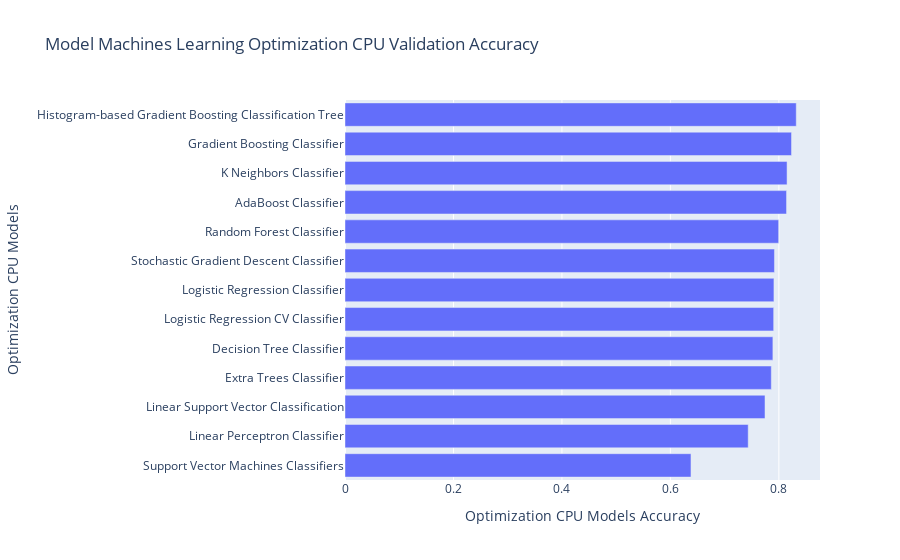

Notebook cell for this chart:
### Code cell
fig = px.bar(cpu_ml_op_m_1_valid_compare.sort_values(by="Optimization CPU Models Accuracy", ascending= True ), x = "Optimization CPU Models Accuracy", y = "Optimization CPU Models", title = "Model Machines Learning Optimization CPU Validation Accuracy")
fig.show()

### Figure 1 — Plotly figure (JSON) as saved in the notebook; plotly's stock layout.template omitted (floating-point values rounded to 4 significant figures)
{"data": [{"alignmentgroup": "True", "hovertemplate": "Optimization CPU Models Accuracy=%{x}<br>Optimization CPU Models=%{y}<extra></extra>", "legendgroup": "", "marker": {"color": "#636efa", "pattern": {"shape": ""}}, "name": "", "offsetgroup": "", "orientation": "h", "showlegend": false, "textposition": "auto", "type": "bar", "x": [0.6379, 0.7435, 0.7744, 0.7861, 0.789, 0.7904, 0.7909, 0.7919, 0.7996, 0.8141, 0.8151, 0.8233, 0.832], "xaxis": "x", "y": ["Support Vector Machines Classifiers", "Linear Perceptron Classifier", "Linear Support Vector Classification", "Extra Trees Classifier", "Decision Tree Classifier", "Logistic Regression CV Classifier", "Logistic Regression Classifier", "Stochastic Gradient Descent Classifier", "Random Forest Classifier", "AdaBoost Classifier", "K Neighbors Classifier", "Gradient Boosting Classifier", "Histogram-based Gradient Boosting Classification Tree"], "yaxis": "y"}], "layout": {"barmode": "relative", "legend": {"tracegroupgap": 0}, "title": {"text": "Model Machines Learning Optimization CPU Validation Accuracy"}, "xaxis": {"anchor": "y", "domain": [0, 1], "title": {"text": "Optimization CPU Models Accuracy"}}, "yaxis": {"anchor": "x", "domain": [0, 1], "title": {"text": "Optimization CPU Models"}}}}
